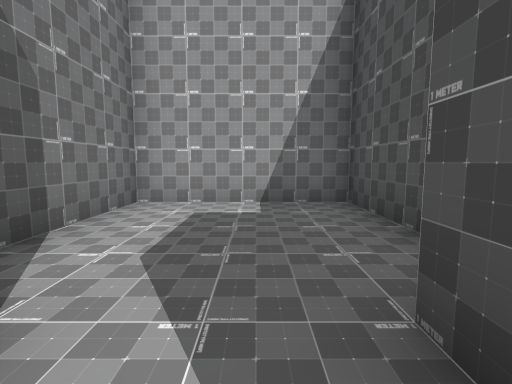
View 1 (above)

20 first-person views from a walk through a Unity game level. The camera is 1.5 m above the floor, tilts 6° down and sees 85° across. The floor is counted in squares, 2 m on a side. Each view is taken from the middle of a square. On the plan, view 1 faces up. The plan holds only what a view shows up to about 10 squares ahead; the rest is blank. The place goes on beyond the plan. The player is left out.

View 2
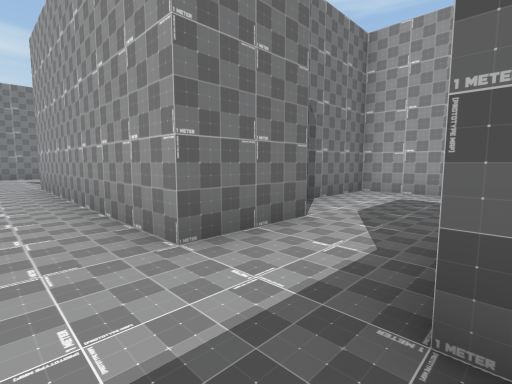

View 3
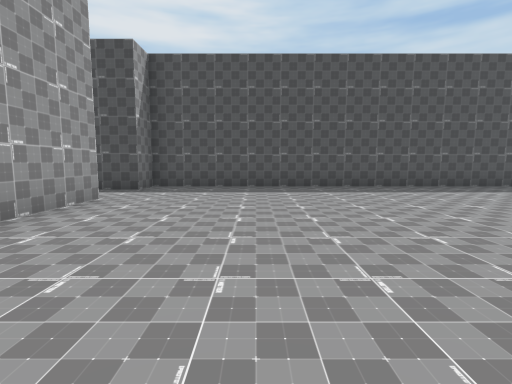

View 4
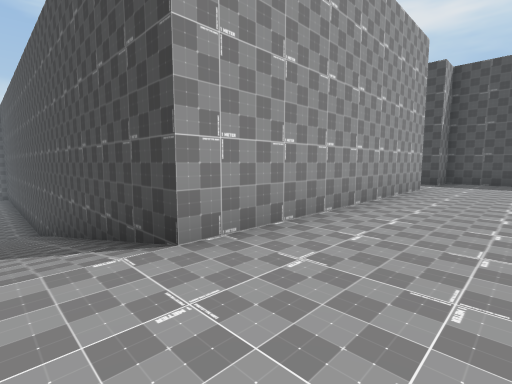

View 5
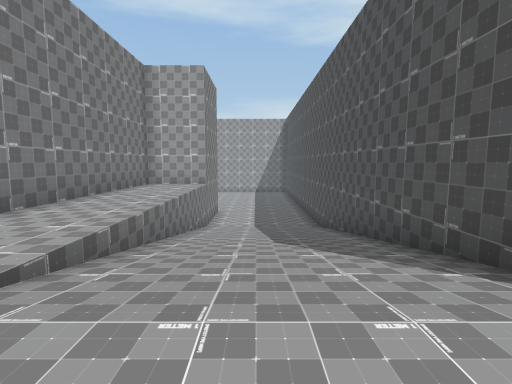

View 6
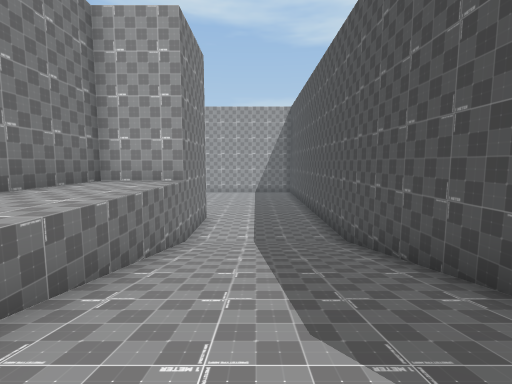

View 7
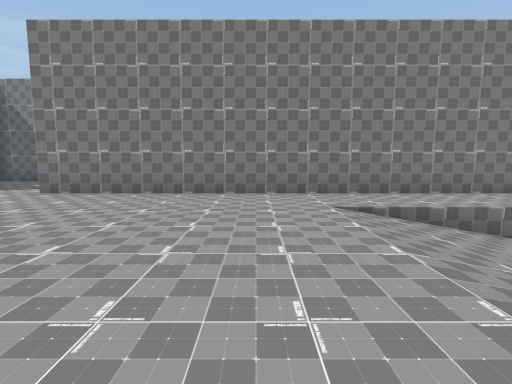

View 8
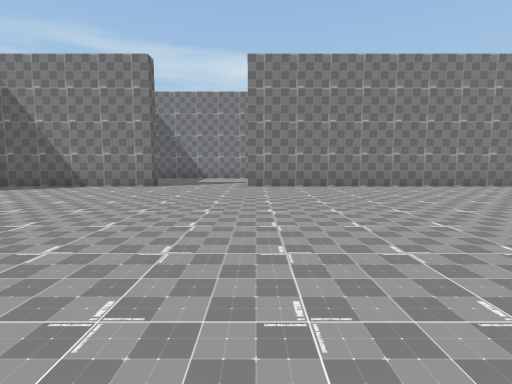

View 9
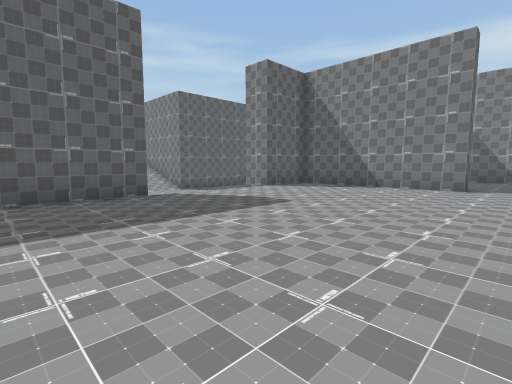

View 10
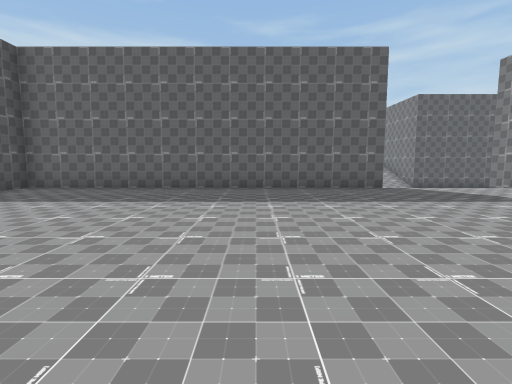

View 11
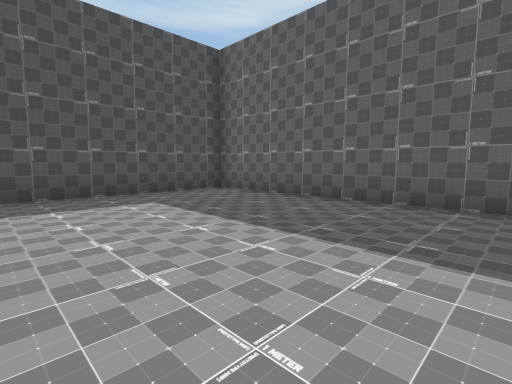

View 12
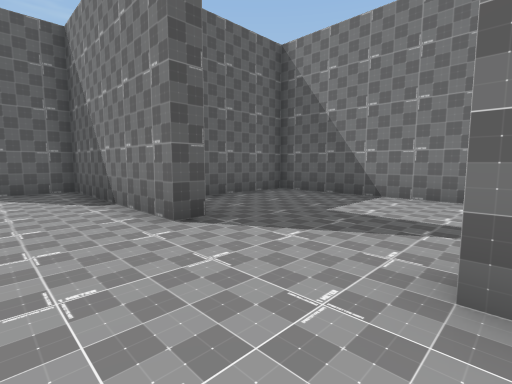

View 13
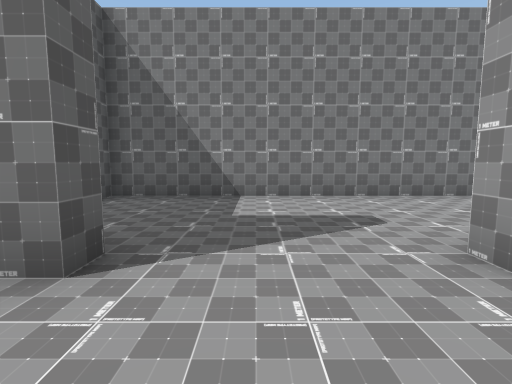

View 14
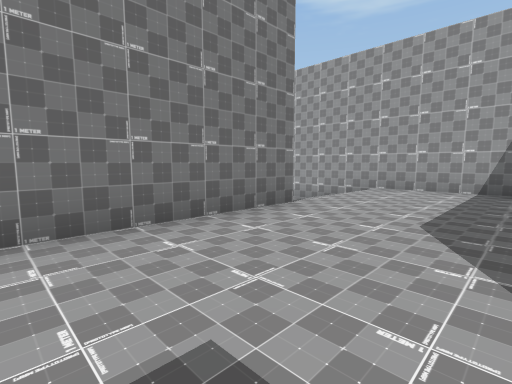

View 15
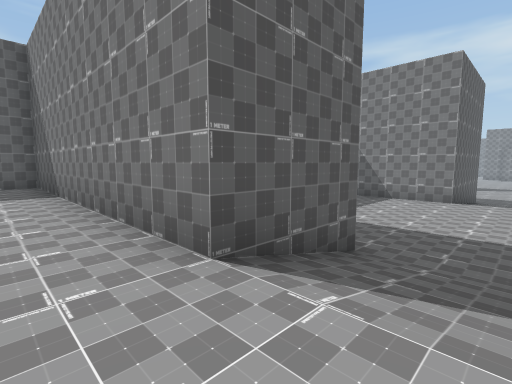

View 16
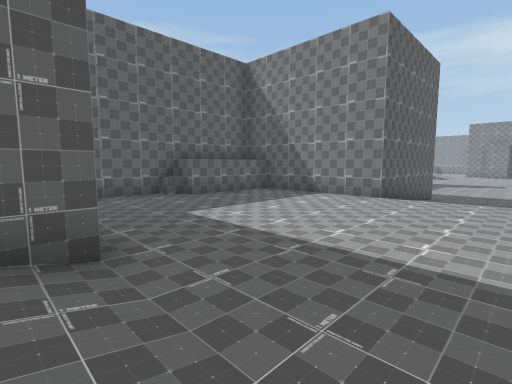

View 17
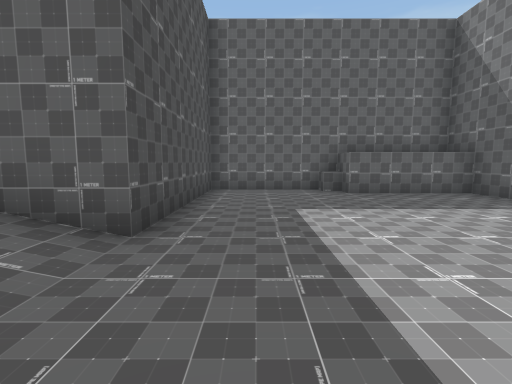

View 18
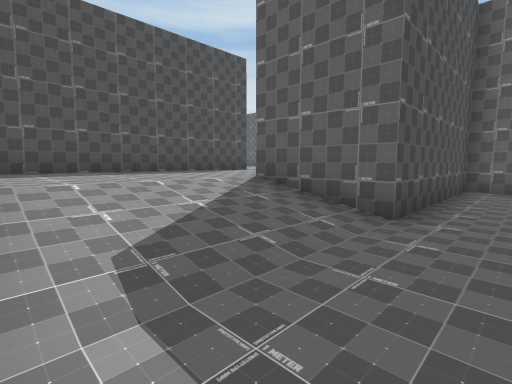

View 19
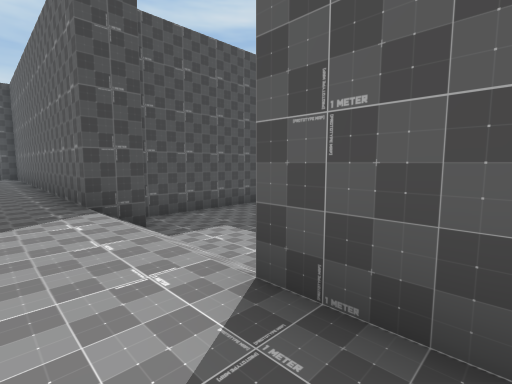

View 20
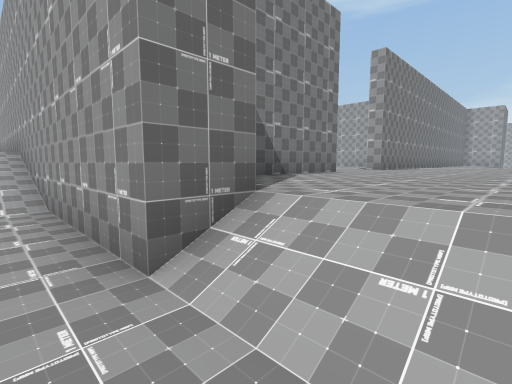

### Floor plan
Key: @ floor where view 1 was taken; # wall or solid block; . main floor; - floor 1 m lower than the main floor; : floor 1 m higher than the main floor; _ floor 3 m lower than the main floor; / step, stairs or slope.
Columns run from 32 left of view 1 to 2 right of it. Each row starts with its distance up from view 1.
 11                    _____#
 10                    #____#
  9                    #____#
  8                  ###____#
  7                  #..////#
  6                  #..////#    ######
  5                  #..////#    #....#
  4                  #..////#    #....#
  3                  #..////#    #....#
  2                  #..////#     ....
  1           ########..////#     #..#
  0          --//....#..////#######.@##
 -1     -------//....#................#
 -2 ////-------//....#................#
 -3 ////-------//....#................#
 -4 ####-------##....#...... .........#
 -5    #-------##....#....... ........#
 -6    #-------##....#........ .......#
 -7    #-------##....#................#
 -8    ####----##.....................#
 -9       #######.....................#
-10             #.....................#
-11             #....#................#
-12             #....#................#
-13             ######................#
-14                  #................#
-15                  #................#
-16         ############////###########
-17             :///---------#
-18                       ---#

Positions as (right, up) in squares from view 1, and headings:
1: (0, 0), facing up
2: (1, -2), facing up-left
3: (-7, -4), facing right
4: (-10, -3), facing up-right
5: (-11, -2), facing up
6: (-11, 1), facing up
7: (-8, -2), facing left
8: (-6, -7), facing left
9: (-6, -9), facing down-left
10: (-5, -7), facing down
11: (-5, -10), facing down-right
12: (-13, -7), facing down-left
13: (-13, -9), facing left
14: (-16, -8), facing up-left
15: (-18, -2), facing down-left
16: (-21, -1), facing down-left
17: (-23, -1), facing down
18: (-23, 0), facing down-right
19: (-14, -14), facing down-right
20: (-11, -17), facing up-left
